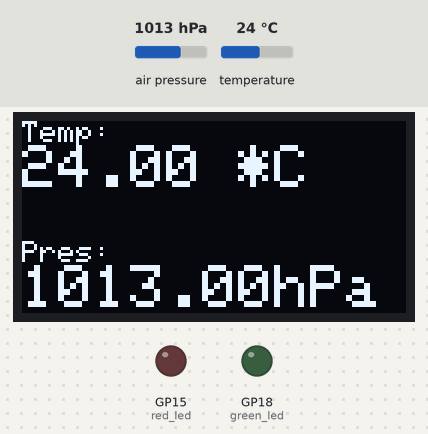
Simulated run of this sketch. Board: Raspberry Pi Pico W. On the bench: 128×64 one-colour display, output pins drawn as LEDs (lit = HIGH). The inputs (shaded band) are chosen by the test bench; at power-on: air pressure 1013 hPa, temperature 24 °C. Network time is answered at once with the bench clock; the local clock reads 2024-03-15 10:24:30 at power-on unless the sketch sets it; no MQTT or app messages arrive unless stated; not simulated (calls return 0 or success): secrets.h; what the sketch prints to the serial monitor is not drawn.

Above: at 11.8 s.
11.9 s: air pressure set to 952 hPa
At 17.2 s:
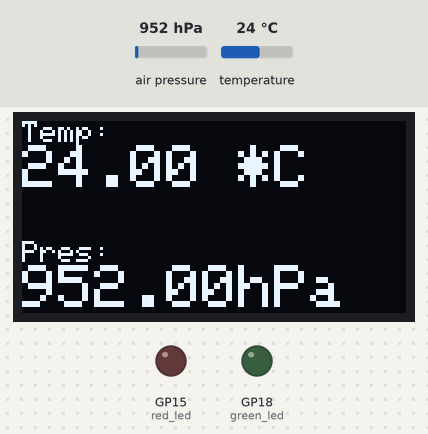
19.9 s: temperature set to 12 °C
At 23.8 s:
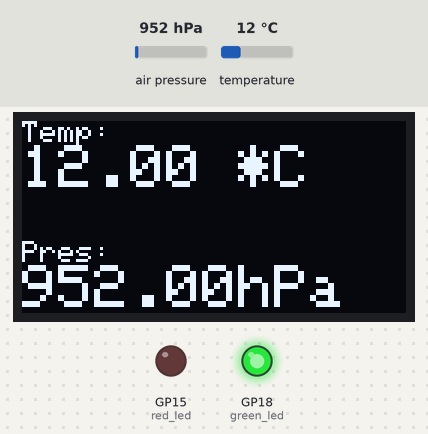
25.5 s: air pressure set to 975 hPa
At 28.4 s:
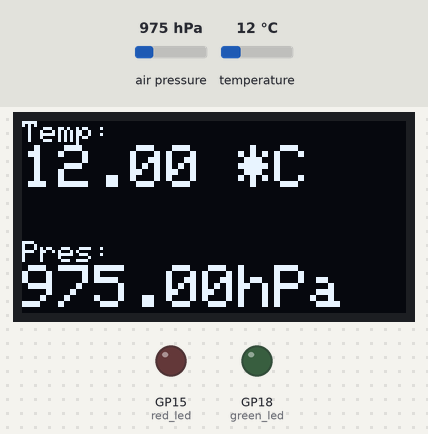
29.6 s: temperature set to 19 °C
At 33.0 s:
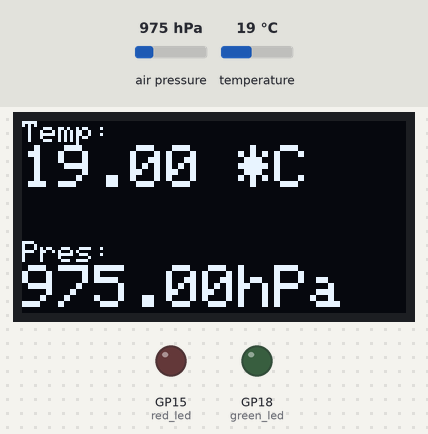
Timing chart, 0 to 34.5 s (numbered marks = the images above; inputs shaded):
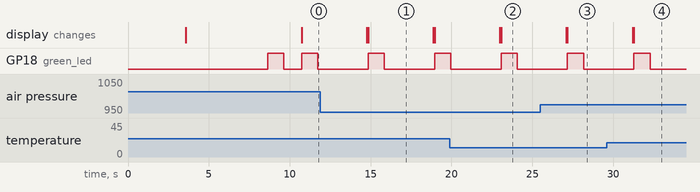

The sketch:

pico_w_inside.ino
```cpp
#include <WiFi.h>
#include "secrets.h"                   // make sure to create a secrets.h tab in arduino ide
#include <WiFiUdp.h>
#include <NTPClient.h>
#include <ArduinoJson.h>
#include <Adafruit_GFX.h>
#include <Adafruit_BMP280.h>
#include <Adafruit_SSD1306.h>
#include <ArduinoMqttClient.h>


//WIFI & MQTT SETUP
const char* ssid = STASSID;
const char* passwd = STAPSK;

WiFiMulti multi;                        // for connecting to access point
WiFiClient wifiClient;
MqttClient mqttClient(wifiClient);      // wifi client
arduino::String mac;

const char broker[] = "192.168.1.31";    // local ip
int        port     = 1883;              //default mqtt port
const char topic1[]  = "node_data/temp"; // temperature topic
const char topic2[]  = "node_data/pres"; // pressure topic

const long interval = 1000;
unsigned long previousMillis = 0;


//SENSOR BMP280
Adafruit_BMP280 bmp; // using I2C interface
Adafruit_Sensor *bmp_temp = bmp.getTemperatureSensor();
Adafruit_Sensor *bmp_pressure = bmp.getPressureSensor();
float temp,pres;


//DEBUG LED's RED & GREEN
const uint8_t red_led = 15;
const uint8_t green_led = 18;


//DISPLAY SSD1306
#define SCREEN_WIDTH 128
#define SCREEN_HEIGHT 64
#define SCREEN_ADDRESS 0x3C     // I2C address of oled screen

Adafruit_SSD1306 display(SCREEN_WIDTH, SCREEN_HEIGHT, &Wire);


//JSON
JsonDocument doc;
String jout;


//NTP server
WiFiUDP ntpUDP;                 // udp setup for ntp client
NTPClient timeClient(ntpUDP, "pool.ntp.org");
int epochtime;


//DEBUG LED
void warning_led() {
  digitalWrite(red_led,HIGH);
  delay(1000);
  digitalWrite(red_led,LOW);
  delay(1000);
}


// everything right led
void ok_led() {
  digitalWrite(green_led,HIGH);
  delay(1000);
  digitalWrite(green_led,LOW);
  delay(1000);
}


void Serialdisplaydata(char d,float data) {
  if(d == 't') {
    Serial.print(F("Temperature is : "));
    Serial.print(data);
    Serial.println(F("*C"));
  }
  else if(d == 'p') {
    Serial.print(F("Pressure is : "));
    Serial.print(data);
    Serial.println(F("hPa"));
  }
}


bool mqttConnectionCheck() {
  if (!mqttClient.connect(broker, port)) {
    Serial.print("MQTT connection failed! Error code = ");
    Serial.println(mqttClient.connectError());
    int limit = 0;
    while(!mqttClient.connected() && limit < 30) {
      warning_led();
      delay(5000);
      limit++;
      if(mqttClient.connect(broker,port)){return true;}
    }
    return false;

  }
  else {return true;}
}


void setup() {
  Serial.begin(9600);


  //LED INIT
  pinMode(red_led,OUTPUT);
  pinMode(green_led,OUTPUT);

  //SENSOR INIT
  unsigned sensor_status;
  sensor_status = bmp.begin(0x76);     // 0x76 address of bmp280 sensor

  if (!sensor_status) {
    Serial.println(F("Could not find a valid BMP280 sensor, check wiring or "
                      "try a different address!"));
    Serial.print(("SensorID was: 0x"));
    Serial.println(bmp.sensorID(),16);
    Serial.print(("        ID of 0xFF probably means a bad address, a BMP 180 or BMP 085\n"));
    Serial.print(("   ID of 0x56-0x58 represents a BMP 280,\n"));
    Serial.print(("        ID of 0x60 represents a BME 280.\n"));
    Serial.print(("        ID of 0x61 represents a BME 680.\n"));
    while (1)
    {
      warning_led();
      delay(500);
    }
  }

    /* Default settings from datasheet. */
  bmp.setSampling(Adafruit_BMP280::MODE_NORMAL,     /* Operating Mode. */
                  Adafruit_BMP280::SAMPLING_X2,     /* Temp. oversampling */
                  Adafruit_BMP280::SAMPLING_X16,    /* Pressure oversampling */
                  Adafruit_BMP280::FILTER_X16,      /* Filtering. */
                  Adafruit_BMP280::STANDBY_MS_500); /* Standby time. */

  bmp_temp->printSensorDetails();

  //SCREEN INIT
  if(!display.begin(SSD1306_SWITCHCAPVCC, SCREEN_ADDRESS)) {
    Serial.println(F("SSD1306 allocation failed"));
    while(1) {
      warning_led();
      delay(500);
    }
  }

  // clear screen
  display.clearDisplay();
  display.setTextColor(SSD1306_WHITE);        // Draw white text
  display.display();

  //WIFI INIT
  multi.addAP(ssid, passwd);

  mac = WiFi.macAddress();                // original mac of device
  if (multi.run() != WL_CONNECTED) {
    Serial.println("Unable to connect to network, rebooting in 10 seconds...");
    display.clearDisplay();
    display.setTextColor(SSD1306_WHITE);        // Draw white text
    display.setTextSize(2);
    display.setCursor(0,0);
    display.println(F("NO NET"));
    display.print(F("rebooting"));
    display.display();
    delay(10000);
    rp2040.reboot();
  }

  delay(2000);
  Serial.println(F(""));
  Serial.println(F("WiFi connected"));
  Serial.println(F("IP address: "));
  Serial.println(WiFi.localIP());

  display.clearDisplay();
  display.setTextColor(SSD1306_WHITE);        // Draw white text
  display.setTextSize(2);
  display.setCursor(0,0);
  display.println(F("IP addr"));
  display.setTextSize(1);
  display.println();
  display.print(WiFi.localIP());
  display.display();
  delay(5000);

  //MQTT INIT
  mqttClient.setUsernamePassword("username", "password");
  if(!mqttConnectionCheck()) {rp2040.reboot();}

  Serial.println(F("You're connected to the MQTT broker!"));
  ok_led();
  //NTP TIME INIT
  timeClient.begin();
}


void loop() {
  mqttClient.poll();                  //keeping the connection alive

  if(!mqttConnectionCheck()) {rp2040.reboot();}

  //get data from sensor
  sensors_event_t temp_event, pressure_event;
  bmp_temp->getEvent(&temp_event);
  bmp_pressure->getEvent(&pressure_event);

  temp = temp_event.temperature;
  pres = pressure_event.pressure;

  //get time from server
  timeClient.update();
  epochtime = timeClient.getEpochTime();


  Serialdisplaydata('t',temp);

  display.clearDisplay();
  display.setTextSize(1);
  display.setTextColor(SSD1306_WHITE);        // Draw white text
  display.setCursor(0,0);
  display.println(F("Temp:"));
  display.setTextSize(2);
  display.print(temp);
  display.println(F(" *C"));


  Serialdisplaydata('p',pres);

  display.println();
  display.setTextSize(1);
  display.println(F("Pres:"));
  display.setTextSize(2);
  display.print(pres);
  display.println(F("hPa"));
  display.display();

  Serial.println();


  unsigned long currentMillis = millis();

  if (currentMillis - previousMillis >= interval) {
  // save the last time a message was sent
    previousMillis = currentMillis;

    doc["mac"] = mac;
    doc["data"] = temp;
    doc["device_timestamp"] = epochtime;
    serializeJson(doc, jout);

    mqttClient.beginMessage(topic1);
    mqttClient.print(jout);
    mqttClient.endMessage();

    doc["mac"] = mac;
    doc["data"] = pres;
    doc["device_timestamp"] = epochtime;
    serializeJson(doc, jout);

    mqttClient.beginMessage(topic2);
    mqttClient.print(jout);
    mqttClient.endMessage();

    Serial.println();

  }

  ok_led();
  delay(2000);
  display.clearDisplay();
  display.display();
}
```

Measured:
- after the input at 11.9 s, the display: first differs from a run without the input after 3.0 s (image 1)
- after the input at 19.9 s, the display: first differs from a run without the input after 3.2 s (image 2)
- after the input at 25.5 s, the display: first differs from a run without the input after 1.7 s (image 3)
- after the input at 29.6 s, the display: first differs from a run without the input after 1.7 s (image 4)
- what the display in image 1 shows lasts 4.0 s, from 14.9 s to 18.9 s
